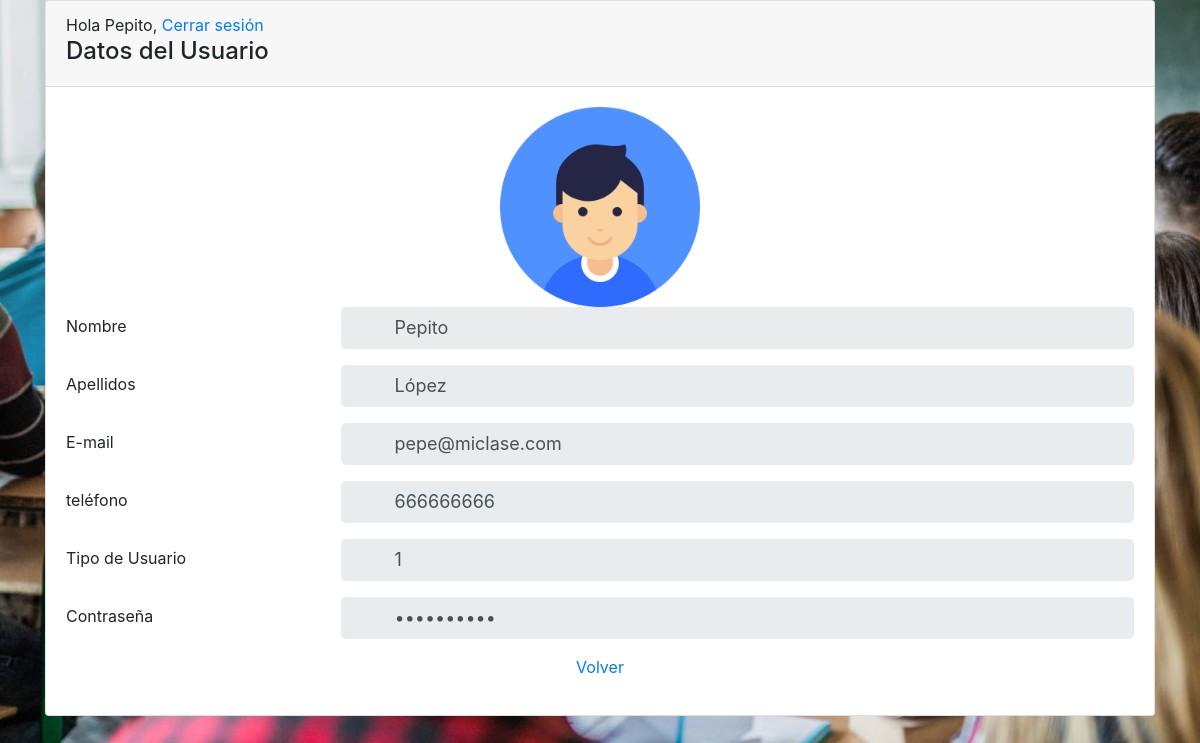
Page /ver.php?id=1 (signed in) on the committed database.
### tables this page shows
CREATE TABLE `usuarios` (
  `id` int(11) NOT NULL,
  `nombre` varchar(25) NOT NULL,
  `apellidos` varchar(50) NOT NULL,
  `email` varchar(50) NOT NULL,
  `telefono` varchar(20) NOT NULL,
  `contrasena` varchar(20) NOT NULL,
  `tipo_usuario` int(11) NOT NULL,
  `imagen` varchar(100) NOT NULL
);

### ver.php (the view, shortened to what this page needs)
<?php
	include("sesiones.php");
	include_once("functions.php");
	if (!$enlace = conectarDB()) {
		irA("users.php?error=yes");
	}
	$id = $_GET["id"];
	$consulta = "SELECT * FROM usuarios WHERE id = $id";
	$resultado = mysqli_query($enlace, $consulta);
	if (!$row = mysqli_fetch_array($resultado)) {
		irA("users.php?error=4");
	}
	if ($row["imagen"] == "") {
		$imagen = "static/img/user.png";
	} else {
		$imagen = $row["imagen"];
	}
?>
<!DOCTYPE html>
<html lang="en" xmlns:th="http://www.thymeleaf.org">
<head>
<?php
	include("head.php");
?>
</head>
<body>
	<div class="container">
		<div class="card">
			<div class="card-header">
				<h4>Datos del Usuario</h4>
			</div>
			<div class="card-body">
				<center><img width="200" src="<?php echo $imagen; ?>" title="<?php echo $row["nombre"] ?>" alt="<?php echo $row["nombre"] ?>" /></center>
				<form class="form" role="form" autocomplete="off" method="post">
					<div class="form-group row">
						<label class="col-lg-3 col-form-label form-control-label">Nombre</label>
						<div class="col-lg-9">
							<input type="text" class="form-control" disabled="disabled" value='<?php echo $row["nombre"] ?>'  />
						</div>
					</div>
					<div class="form-group row">
						<label class="col-lg-3 col-form-label form-control-label">Apellidos</label>
						<div class="col-lg-9">
							<input type="text" class="form-control" disabled="disabled" value='<?php echo $row["apellidos"] ?>' />
						</div>
					</div>
					<div class="form-group row">
						<label class="col-lg-3 col-form-label form-control-label">E-mail</label>
						<div class="col-lg-9">
							<input type="email" class="form-control" disabled="disabled" value='<?php echo $row["email"] ?>' />
						</div>
					</div>
					<div class="form-group row">
						<label class="col-lg-3 col-form-label form-control-label">teléfono</label>
						<div class="col-lg-9">
							<input type="tel" class="form-control" disabled="disabled" value='<?php echo $row["telefono"] ?>'/>
						</div>
					</div>
					<div class="form-group row">
						<label class="col-lg-3 col-form-label form-control-label">Tipo de Usuario</label>
						<div class="col-lg-9">
							<input type="number" class="form-control" disabled="disabled" value='<?php echo $row["tipo_usuario"] ?>'/>
						</div>
					</div>
					<div class="form-group row">
						<label class="col-lg-3 col-form-label form-control-label">Contraseña</label>
						<div class="col-lg-9">
							<input class="form-control" type="password" disabled="disabled" value='<?php echo $row["contrasena"] ?>' >
						</div>
					</div>
					<div class="form-group row">
						<div class="col-lg-12 text-center">
							<a href='users.php'>Volver</a>
						</div>
					</div>
				</form>
			</div>
		</div>
	</div>
</body>
</html>

### static/css/index.css (style rules this page uses)
body { background: url(../img/background.jpg) no-repeat center center fixed; background-size: cover; }
.form-group input { height: 42px; font-size: 18px; border:0; padding-left: 54px; border-radius: 5px; }
.form-group::before { font-family: "Font Awesome\ 5 Free"; position: absolute; left: 28px; font-size: 22px; padding-top:4px; }

### rows in the picture
usuarios: nombre "Pepito", apellidos "López", email "pepe@miclase.com", telefono "666666666", tipo_usuario "1"

### other values in the picture
$_SESSION["nombre"] "Pepito"
